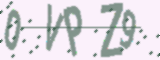
#> input picture data/raw/0VPZ9_8032.png, 160 x 60 px; its folder holds only this picture in this run
$ python preprocess.py
#> lines starting #> are read from the running program, lines starting #| are printed output that depends on the picture; after the words box and inside, x2 and y2 are one past the last pixel; in counts of white or black regions, pixels touching at a corner belong together
#> in preprocess_image, img is the input picture: shape (60, 160, 3); mean B, G, R 222.9, 217.5, 220.2
"""
Preprocessing script for CAPTCHA images.
Converts to grayscale, removes noise, and applies enhancements.
"""
import cv2
import numpy as np
from pathlib import Path
from tqdm import tqdm
import argparse

def remove_background_noise(image):
    """
    Remove small background dots while preserving text characters.
    Returns grayscale text on white background.
    """
    # Apply light Gaussian blur to reduce noise
    blurred = cv2.GaussianBlur(image, (3, 3), 0)
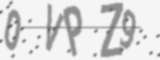
#> blurred: shape (60, 160); min 100, max 245, mean 218.9

    # Use Otsu's thresholding to separate foreground (text) from background
    _, binary = cv2.threshold(blurred, 0, 255, cv2.THRESH_BINARY + cv2.THRESH_OTSU)
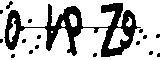
#> binary: shape (60, 160); 73.4% white; 17 black regions (15 under 20 px), largest, box (x1, y1, x2, y2) and area: (4, 3, 141, 57) 2328, (6, 1, 13, 9) 27

    # Invert if needed (text should be dark on light background)
    # Check if most pixels are dark - if so, we need to invert
    if np.mean(binary) < 127:
        binary = cv2.bitwise_not(binary)

    # Remove small noise dots using morphological opening
    # Small kernel to remove dots but preserve text structure
    kernel = np.ones((2, 2), np.uint8)
    cleaned = cv2.morphologyEx(binary, cv2.MORPH_OPEN, kernel, iterations=1)
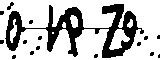
#> cleaned: shape (60, 160); 73.2% white; 16 black regions (14 under 20 px), largest, box (x1, y1, x2, y2) and area: (5, 4, 144, 58) 2355, (7, 2, 14, 10) 27

    # Close small gaps in text
    kernel_close = np.ones((2, 2), np.uint8)
    cleaned = cv2.morphologyEx(cleaned, cv2.MORPH_CLOSE, kernel_close, iterations=1)
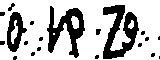
#> cleaned: shape (60, 160); 73.8% white; 20 black regions (15 under 20 px), largest, box (x1, y1, x2, y2) and area: (103, 5, 139, 59) 972, (47, 6, 85, 58) 874, (7, 12, 27, 52) 417, (8, 3, 15, 11) 27, (96, 29, 101, 35) 25

    return cleaned


def preprocess_image(input_path, output_path):
    """
    Preprocess a single CAPTCHA image.
    Keeps original resolution, outputs grayscale text on white background.

    Args:
        input_path: Path to input color image
        output_path: Path to save processed grayscale image
    """
    # Read image at original resolution
    img = cv2.imread(str(input_path))

    if img is None:
        print(f"Warning: Could not read {input_path}")
        return False

    # Convert to grayscale
    gray = cv2.cvtColor(img, cv2.COLOR_BGR2GRAY)

    # Remove small background noise dots
    cleaned = remove_background_noise(gray)

    # Save preprocessed image (grayscale text on white background)
    cv2.imwrite(str(output_path), cleaned)

    return True


def main():
    parser = argparse.ArgumentParser(description='Preprocess CAPTCHA images')
    parser.add_argument('--input_dir', type=str, default='data/train/raw',
                        help='Input directory with raw CAPTCHA images')
    parser.add_argument('--output_dir', type=str, default='data/train/processed',
                        help='Output directory for processed images')

    args = parser.parse_args()

    input_dir = Path(args.input_dir)
    output_dir = Path(args.output_dir)

    # Create output directory
    output_dir.mkdir(parents=True, exist_ok=True)

    # Get all image files
    image_files = list(input_dir.glob("*.png"))

    print(f"Found {len(image_files)} images to preprocess")
    print(f"Input directory: {input_dir}")
    print(f"Output directory: {output_dir}")

    # Process each image
    successful = 0
    failed = 0

    for img_path in tqdm(image_files, desc="Preprocessing"):
        output_path = output_dir / img_path.name

        if preprocess_image(img_path, output_path):
            successful += 1
        else:
            failed += 1

    print(f"\n✓ Preprocessing complete!")
    print(f"✓ Successfully processed: {successful} images")
    if failed > 0:
        print(f"✗ Failed: {failed} images")
    print(f"✓ Output saved to: {output_dir}")


if __name__ == "__main__":
    main()

$ run again, on data/raw/1FGSQ_7397.png
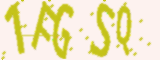
#> input picture data/raw/1FGSQ_7397.png, 160 x 60 px
#> in preprocess_image, img is the input picture: shape (60, 160, 3); mean B, G, R 186.7, 230.5, 239.3
#> in remove_background_noise, `_, binary = cv2.threshold(blurred, 0, 255, cv2.THRESH_BINARY + cv2.THR..`:
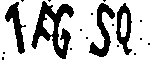
#> binary: shape (60, 160); 74.7% white; 19 black regions (15 under 20 px), largest, box (x1, y1, x2, y2) and area: (31, 1, 74, 59) 1016, (89, 3, 115, 57) 523, (5, 2, 26, 54) 417, (116, 3, 132, 55) 411
#> in remove_background_noise, `cleaned = cv2.morphologyEx(cleaned, cv2.MORPH_CLOSE, kernel_close, ite..`:
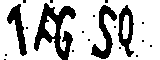
#> cleaned: shape (60, 160); 74.6% white; 20 black regions (16 under 20 px), largest, box (x1, y1, x2, y2) and area: (34, 3, 76, 60) 1012, (91, 5, 117, 59) 524, (7, 4, 27, 56) 412, (118, 5, 134, 57) 411

$ run again, on data/raw/1VFCQ_1246.png
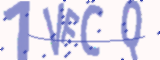
#> input picture data/raw/1VFCQ_1246.png, 160 x 60 px
#> in preprocess_image, img is the input picture: shape (60, 160, 3); mean B, G, R 235.5, 216.8, 219.3
#> in remove_background_noise, `_, binary = cv2.threshold(blurred, 0, 255, cv2.THRESH_BINARY + cv2.THR..`:
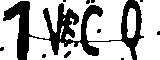
#> binary: shape (60, 160); 69.5% white; 11 black regions (9 under 20 px), largest, box (x1, y1, x2, y2) and area: (3, 0, 144, 60) 2806, (64, 51, 71, 58) 29
#> in remove_background_noise, `cleaned = cv2.morphologyEx(cleaned, cv2.MORPH_CLOSE, kernel_close, ite..`:
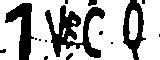
#> cleaned: shape (60, 160); 69.6% white; 15 black regions (9 under 20 px), largest, box (x1, y1, x2, y2) and area: (45, 5, 105, 58) 1327, (5, 3, 34, 60) 786, (123, 0, 146, 60) 640, (88, 0, 97, 6) 44, (66, 53, 73, 60) 29, (0, 49, 6, 53) 20

$ run again, on data/raw/1ZZ0L_1931.png
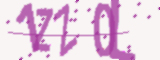
#> input picture data/raw/1ZZ0L_1931.png, 160 x 60 px
#> in preprocess_image, img is the input picture: shape (60, 160, 3); mean B, G, R 225.6, 205.4, 230.4
#> in remove_background_noise, `_, binary = cv2.threshold(blurred, 0, 255, cv2.THRESH_BINARY + cv2.THR..`:
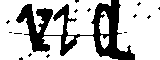
#> binary: shape (60, 160); 73.2% white; 15 black regions (14 under 20 px), largest, box (x1, y1, x2, y2) and area: (16, 0, 135, 60) 2473
#> in remove_background_noise, `cleaned = cv2.morphologyEx(cleaned, cv2.MORPH_CLOSE, kernel_close, ite..`:
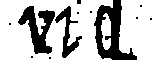
#> cleaned: shape (60, 160); 74.6% white; 12 black regions (9 under 20 px), largest, box (x1, y1, x2, y2) and area: (94, 0, 137, 60) 1137, (18, 6, 55, 54) 816, (55, 6, 82, 58) 435

$ run again, on data/raw/0YZS3_698.png
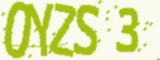
#> input picture data/raw/0YZS3_698.png, 160 x 60 px
#> in preprocess_image, img is the input picture: shape (60, 160, 3); mean B, G, R 164.5, 230.4, 221.3
#> binary: shape (60, 160); 66.8% white; 16 black regions (14 under 20 px), largest, box (x1, y1, x2, y2) and area: (3, 2, 100, 58) 2583, (116, 8, 139, 52) 542
#> in remove_background_noise, `cleaned = cv2.morphologyEx(cleaned, cv2.MORPH_CLOSE, kernel_close, ite..`:
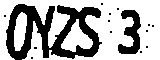
#> cleaned: shape (60, 160); 66.9% white; 15 black regions (13 under 20 px), largest, box (x1, y1, x2, y2) and area: (6, 4, 102, 60) 2583, (118, 10, 141, 54) 543
